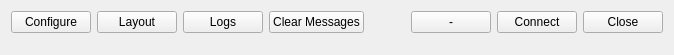
<?xml version="1.0" encoding="UTF-8"?>
<ui version="4.0">
 <class>KSTButtonsFrame</class>
 <widget class="QFrame" name="KSTButtonsFrame">
  <property name="geometry">
   <rect>
    <x>0</x>
    <y>0</y>
    <width>674</width>
    <height>55</height>
   </rect>
  </property>
  <layout class="QVBoxLayout" name="verticalLayout">
   <item>
    <layout class="QHBoxLayout" name="horizontalLayout">
     <item>
      <widget class="QPushButton" name="configureButton">
       <property name="text">
        <string>Configure</string>
       </property>
      </widget>
     </item>
     <item>
      <widget class="QPushButton" name="layoutButton">
       <property name="text">
        <string>Layout</string>
       </property>
      </widget>
     </item>
     <item>
      <widget class="QPushButton" name="logsButton">
       <property name="text">
        <string>Logs</string>
       </property>
      </widget>
     </item>
     <item>
      <widget class="QPushButton" name="clearButton">
       <property name="text">
        <string>Clear Messages</string>
       </property>
      </widget>
     </item>
     <item>
      <spacer name="horizontalSpacer">
       <property name="orientation">
        <enum>Qt::Orientation::Horizontal</enum>
       </property>
       <property name="sizeHint" stdset="0">
        <size>
         <width>40</width>
         <height>20</height>
        </size>
       </property>
      </spacer>
     </item>
     <item>
      <widget class="QPushButton" name="awayButton">
       <property name="text">
        <string>-</string>
       </property>
      </widget>
     </item>
     <item>
      <widget class="QPushButton" name="connectButton">
       <property name="text">
        <string>Connect</string>
       </property>
      </widget>
     </item>
     <item>
      <widget class="QPushButton" name="closeButton">
       <property name="text">
        <string>Close</string>
       </property>
      </widget>
     </item>
    </layout>
   </item>
   <item>
    <spacer name="verticalSpacer">
     <property name="orientation">
      <enum>Qt::Orientation::Vertical</enum>
     </property>
     <property name="sizeHint" stdset="0">
      <size>
       <width>20</width>
       <height>0</height>
      </size>
     </property>
    </spacer>
   </item>
  </layout>
 </widget>
 <resources/>
 <connections/>
</ui>
